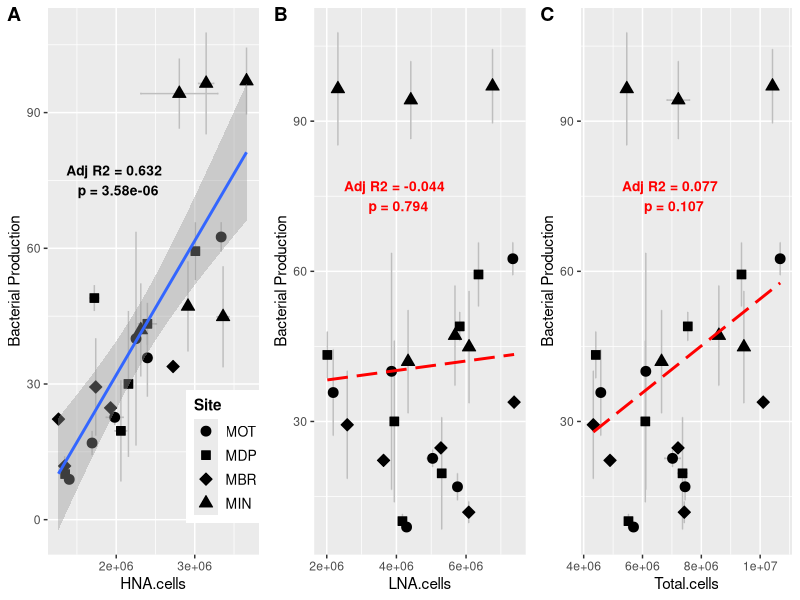
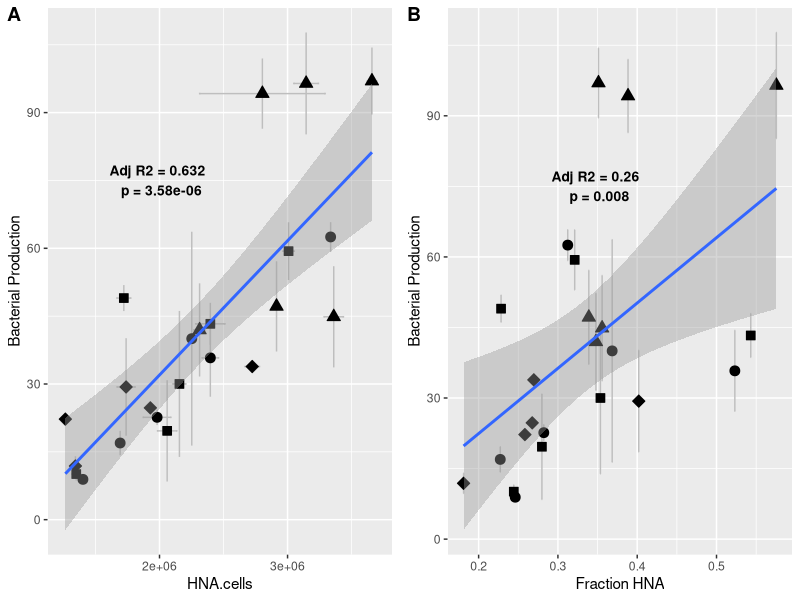

Reproduce these figures in R, in order.
# March 4th, 2017 
# Marian L Schmidt 

# Load libraries
library(dplyr)
library(ggplot2)
library(cowplot)

# Read in the data 
raw_data <- read.table(file="data/Chloroplasts_removed/old/nochloro_HNA_LNA.tsv", header = TRUE)  %>%
  # Create matching column to go with Muskegon productivity data
  mutate(norep_filter_name = paste(substr(Sample_16S,1,4), substr(Sample_16S,6,9), sep = "")) %>%
  arrange(norep_filter_name)

# Subset out only the Muskegon and Surface samples 
muskegon_data <- raw_data %>%
  dplyr::filter(Lake == "Muskegon" & Depth == "Surface") %>%
  dplyr::select(norep_filter_name)


# Load in the productivity data
production <- read.csv(file="data/production_data.csv", header = TRUE) %>%    
  dplyr::filter(fraction == "Free" & limnion == "Surface") %>%                         # Select only rows that are free-living
  dplyr::select(names, tot_bacprod, SD_tot_bacprod) %>%         # Select relevant columns for total productivity
  mutate(tot_bacprod = round(tot_bacprod, digits = 2),          # Round to 2 decimals
         SD_tot_bacprod = round(SD_tot_bacprod, digits = 2) ) %>%      
  dplyr::rename(norep_filter_name = names) %>%                  # Rename to match other data frame
  arrange(norep_filter_name)

# Stop if the names do not match
stopifnot(muskegon_data$norep_filter_name == production$norep_filter_name)

# Combine the two muskegon data frames into one
combined_data <- left_join(muskegon_data, production, by = "norep_filter_name")

# Merge the combined data back into the original data frame (data)
data <- left_join(raw_data, combined_data, by = "norep_filter_name")

# Write out the file 
#write.table(data, file="data/Chloroplasts_removed/productivity_data.tsv", row.names=TRUE)




####################################################################################
####################################################################################
########################  Analysis of HNA/LNA/Total Cells vs Total Productivity
muskegon <- dplyr::filter(data, Lake == "Muskegon" & Depth == "Surface") %>%
  mutate(Site = factor(Site, levels = c("MOT", "MDP", "MBR", "MIN"))) 


lm_HNA <- lm(tot_bacprod ~ HNA.cells, data = muskegon)

HNA_vs_prod <- ggplot(muskegon, aes(x = HNA.cells, y = tot_bacprod)) + 
  geom_errorbarh(aes(xmin = HNA.cells - HNA.sd, xmax = HNA.cells + HNA.sd), color = "grey") + 
  geom_errorbar(aes(ymin = tot_bacprod - SD_tot_bacprod, max = tot_bacprod + SD_tot_bacprod), color = "grey") + 
  scale_shape_manual(values = c(21, 22, 23, 24)) + 
  geom_point(size = 3, aes(shape = Site), fill = "black") + 
  geom_smooth(method = "lm") + 
  ylab("Bacterial Production") +
  annotate("text", x = 2e+06, y=75, color = "black", fontface = "bold", size = 3.5,
           label = paste("Adj R2 =", round(summary(lm_HNA)$adj.r.squared, digits = 3), "\n", 
                         "p =", round(unname(summary(lm_HNA)$coefficients[,4][2]), digits = 8)))

lm_LNA <- lm(tot_bacprod ~ LNA.cells, data = muskegon)

LNA_vs_prod <- ggplot(muskegon, aes(x = LNA.cells, y = tot_bacprod)) + 
  geom_errorbarh(aes(xmin = LNA.cells - LNA.sd, xmax = LNA.cells + LNA.sd), color = "grey") + 
  geom_errorbar(aes(ymin = tot_bacprod - SD_tot_bacprod, max = tot_bacprod + SD_tot_bacprod), color = "grey") + 
  scale_shape_manual(values = c(21, 22, 23, 24)) + 
  geom_point(size = 3, aes(shape = Site), fill = "black") + 
  ylab("Bacterial Production") +
  geom_smooth(method = "lm", se = FALSE, linetype = "longdash", color = "red") + 
  annotate("text", x = 4e+06, y=75, color = "red", fontface = "bold", size = 3.5,
           label = paste("Adj R2 =", round(summary(lm_LNA)$adj.r.squared, digits = 3), "\n", 
                         "p =", round(unname(summary(lm_LNA)$coefficients[,4][2]), digits = 3)))

lm_total <- lm(tot_bacprod ~ Total.cells, data = muskegon)

Total_vs_prod <- ggplot(muskegon, aes(x = Total.cells, y = tot_bacprod)) + 
  geom_errorbarh(aes(xmin = Total.cells - Total.count.sd, xmax = Total.cells + Total.count.sd), color = "grey") + 
  geom_errorbar(aes(ymin = tot_bacprod - SD_tot_bacprod, max = tot_bacprod + SD_tot_bacprod), color = "grey") + 
  scale_shape_manual(values = c(21, 22, 23, 24)) +
  geom_point(size = 3, aes(shape = Site), fill = "black") + 
  ylab("Bacterial Production") +
  geom_smooth(method = "lm", se = FALSE, linetype = "longdash", color = "red") + 
  annotate("text", x = 7e+06, y=75, color = "red", fontface = "bold", size = 3.5,
           label = paste("Adj R2 =", round(summary(lm_total)$adj.r.squared, digits = 3), "\n", 
                         "p =", round(unname(summary(lm_total)$coefficients[,4][2]), digits = 3)))

# Put all three plots together into one 
totprod_plots <- plot_grid(HNA_vs_prod + theme(legend.position = c(0.84, 0.18),
                              legend.text = element_text(size = 10),
                              legend.title = element_text(size = 11, face = "bold")), 
          LNA_vs_prod + theme(legend.position = "none"), 
          Total_vs_prod + theme(legend.position = "none"),
          labels = c("A", "B", "C"), 
          ncol = 3)



## Plot the fraction of HNA
fmusk <- muskegon %>% mutate(fHNA = HNA.cells/Total.cells)

lm_fHNA <- lm(tot_bacprod ~ fHNA, data = fmusk)

fHNA_vs_prod <- ggplot(fmusk, aes(x = fHNA, y = tot_bacprod)) + 
  geom_errorbar(aes(ymin = tot_bacprod - SD_tot_bacprod, max = tot_bacprod + SD_tot_bacprod), color = "grey") + 
  scale_shape_manual(values = c(21, 22, 23, 24)) + 
  geom_point(size = 3, aes(shape = Site), fill = "black") + 
  geom_smooth(method = "lm") + 
  ylab("Bacterial Production") + xlab("Fraction HNA") +
  annotate("text", x = 0.35, y=75, color = "black", fontface = "bold", size = 3.5,
           label = paste("Adj R2 =", round(summary(lm_fHNA)$adj.r.squared, digits = 3), "\n", 
                         "p =", round(unname(summary(lm_fHNA)$coefficients[,4][2]), digits = 3)))

# Save the plot to a file to call in the README
ggsave(plot = totprod_plots, 
       filename = "data/Chloroplasts_removed/HNA_vs_productivity.png", 
       width = 10, height = 4, units = "in", dpi = 500)


fHNA_comparison <- plot_grid(HNA_vs_prod + theme(legend.position = "none"), 
          fHNA_vs_prod + theme(legend.position = "none"),
          labels = c("A", "B"), ncol = 2) 

ggsave(plot = fHNA_comparison, 
       filename = "data/Chloroplasts_removed/fHNA_vs_productivity.png", 
       width = 6, height = 3, units = "in", dpi = 500)
